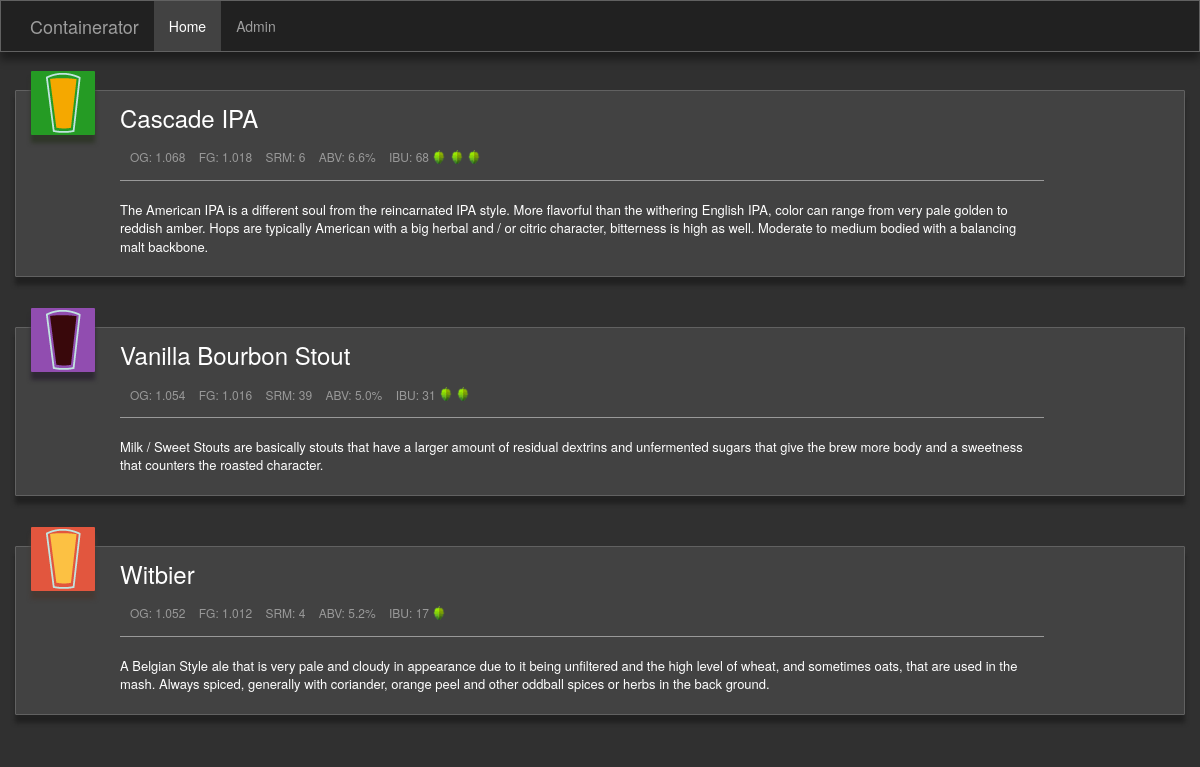
Screenshot of /http/index.php with the database file from the repository.
### tables this page shows
CREATE TABLE IF NOT EXISTS `beers` (
	`id` int NOT NULL AUTO_INCREMENT,
	`beer_name` VARCHAR(255) NOT NULL,
	`style` VARCHAR(255) NOT NULL,
	`og` decimal(4,3) NOT NULL,
	`fg` decimal(4,3) NOT NULL,
	`abv` decimal(3,1) NOT NULL,
	`ibu` decimal(3) NOT NULL,
	`srm` decimal(2) NOT NULL,
  `description` text,
	`brewed_on` DATE,
	`on_tap` BOOL NULL,

	PRIMARY KEY ( id )
);

### http/index.php (the view, shortened to what this page needs)
<?php require('includes/config.php'); ?>
<!DOCTYPE html>
<html lang="en">
  <head>
    <link href="css/bootstrap.min.css" rel="stylesheet">
		<link rel="stylesheet" type="text/css" href="css/custom.css">
  </head>
  <body>
		<nav class="navbar navbar-inverse navbar-fixed-top">
      <div class="container">
        <div class="navbar-header">
          <a class="navbar-brand" href="#">Containerator</a>
        </div>
        <div id="navbar" class="collapse navbar-collapse">
          <ul class="nav navbar-nav">
            <li class="active"><a href="index.php">Home</a></li>
            <li><a href="admin/admin.php">Admin</a></li>
          </ul>
        </div>
      </div>
    </nav>
    <?php
      $color = array("green", "purple", "orange", "red", "blue");
      $results = $mysqli->query("SELECT id, beer_name, description, on_tap, ibu, og, fg, srm, abv FROM beers WHERE on_tap = 1");
      while($row = $results->fetch_assoc()) {
        $rand_keys = array_rand($color, 2);
        $new_color = $color[$rand_keys[0]];
            print '<div class="container-fluid">';
                print '<div class="row">';
                    print '<div class="col-md-12">';
                        print '<div class="card card-beer">';
                            print '<div class="card-header" srm-background-color="'.$new_color.'">';
                              print '<div class="srm-stroke"></div>';
                            print '</div>';
                            print '<div class="description">';
                              print '<div class="title">'.$row["beer_name"].'<ul><li>OG: '.$row["og"].' </li><li> FG: '.$row["fg"].' </li><li> SRM: '.$row["srm"].' </li><li> ABV: '.$row["abv"].'%</li><li> IBU: '.$row["ibu"];
                                $hopCount = (int)$row["ibu"] / 100;
                                $hopCount = $hopCount / .3;
                                for ($i = 0; $i < $hopCount; $i++) { echo ' <img src= "img/hop.png"/>'; }
                                print '</li></ul> </div>';
                              print '<div class="divider"></div>';
                              print '<div class="sub-title">'.$row["description"].'</div>';
                            print '</div>';
                        print '</div>';
                    print '</div>';
                print '</div>';
            print '</div>';
        }
      ?>
  </body>
</html>

### http/css/custom.css (style rules this page uses)
body { background-color: #303030; margin-top: 65px; }
.navbar { box-shadow: 0px 8px 8px 0 rgba(0,0,0,.4); border-style: solid; border-color: #616161; border-width: 1px; }
.navbar-inverse { background-color: #212121; }
.navbar-inverse .navbar-nav>.active>a, .navbar-inverse .navbar-nav>.active>a:hover, .navbar-inverse .navbar-nav>.active>a:focus { background-color: #424242; }
.card { display: inline-block; position: relative; width: 100%; margin: 25px 0; box-shadow: 0px 8px 4px #212121; border-radius: 1px; border-style: solid; border-color: #616161; border-width: 1px; color: rgba(0,0,0, 0.87); background: #424242; }
.card .card-header { box-shadow: 0 10px 30px -12px rgba(0, 0, 0, 0.42), 0 4px 25px 0px rgba(0, 0, 0, 0.12), 0 8px 10px -5px rgba(0, 0, 0, 0.2); margin: -20px 15px 0; border-radius: 1px; padding: 10px; background-color: #999999; position: relative; height: 64px; width: 64px; }
.srm-stroke { position: absolute; height: 100%; width: 100%; top: 0; left: 0; z-index: 2; background: url(../img/pint-outline.png); background-repeat: no-repeat; background-position: center; }
.card [srm-background-color="purple"] { background: #914DB0; box-shadow: 0px 8px 4px #2E2933; }
.card [srm-background-color="green"] { background: #259B24; box-shadow: 0px 8px 4px #2F3629; }
.card [srm-background-color="orange"] { background: #E2563E; box-shadow: 0px 8px 4px #453A34; }
.card-beer .card-header { float: left; text-align: center; }
.description { padding-left: 10px; width: 80%; top: 20%; left: 20%; overflow: hidden; }
.title { color: white; font-size: 24px; font-weight: 100; margin-top: 10px; }
.title ul { padding-left: 0px; }
.title li { display:inline; padding-left: 10px; font-size: 12px; color: #999; }
.title li img { height: 1.5em; width: auto; padding-bottom: 4px; }
.divider { background:#999; border-bottom:1px solid #999; }
.sub-title { padding: 20px 0; font-size: 13px; font-weight: 100; color: white; }

### rows the page displays
beers: beer_name "Cascade IPA", og "1.068", fg "1.018", srm "6", abv "6.6", ibu "68", description "The American IPA is a different soul from the reincarnated IPA style. More flavorful than the withering English IPA, color can range from very pale golden to reddish amber. Hops are typically American with a big herbal and / or citric character, bitterness is high as well. Moderate to medium bodied with a balancing malt backbone."
beers: beer_name "Vanilla Bourbon Stout", og "1.054", fg "1.016", srm "39", abv "5.0", ibu "31", description "Milk / Sweet Stouts are basically stouts that have a larger amount of residual dextrins and unfermented sugars that give the brew more body and a sweetness that counters the roasted character."
beers: beer_name "Witbier", og "1.052", fg "1.012", srm "4", abv "5.2", ibu "17", description "A Belgian Style ale that is very pale and cloudy in appearance due to it being unfiltered and the high level of wheat, and sometimes oats, that are used in the mash. Always spiced, generally with coriander, orange peel and other oddball spices or herbs in the back ground."
